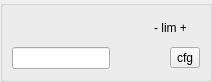
<ui version="4.0">
 <class>TaurusMotorH2</class>
 <widget class="QWidget" name="TaurusMotorH2">
  <property name="geometry">
   <rect>
    <x>0</x>
    <y>0</y>
    <width>212</width>
    <height>82</height>
   </rect>
  </property>
  <property name="windowTitle">
   <string>Form</string>
  </property>
  <layout class="QGridLayout">
   <property name="leftMargin">
    <number>0</number>
   </property>
   <property name="topMargin">
    <number>0</number>
   </property>
   <property name="rightMargin">
    <number>0</number>
   </property>
   <property name="bottomMargin">
    <number>0</number>
   </property>
   <property name="horizontalSpacing">
    <number>0</number>
   </property>
   <property name="verticalSpacing">
    <number>0</number>
   </property>
   <item row="0" column="0">
    <widget class="TaurusGroupBox" name="TaurusGroupBox">
     <property name="showText">
      <bool>false</bool>
     </property>
     <layout class="QGridLayout">
      <item row="0" column="0">
       <layout class="QVBoxLayout">
        <item>
         <layout class="QHBoxLayout">
          <item>
           <widget class="TaurusValueLabel" name="labelState">
            <property name="minimumSize">
             <size>
              <width>50</width>
              <height>22</height>
             </size>
            </property>
            <property name="frameShape">
             <enum>QFrame::NoFrame</enum>
            </property>
            <property name="frameShadow">
             <enum>QFrame::Plain</enum>
            </property>
            <property name="showQuality">
             <bool>false</bool>
            </property>
            <property name="useParentModel">
             <bool>true</bool>
            </property>
            <property name="model">
             <string>/State</string>
            </property>
           </widget>
          </item>
          <item>
           <widget class="TaurusStateLed" name="ledState">
            <property name="useParentModel">
             <bool>true</bool>
            </property>
            <property name="model">
             <string>/State</string>
            </property>
           </widget>
          </item>
          <item>
           <spacer>
            <property name="orientation">
             <enum>Qt::Horizontal</enum>
            </property>
            <property name="sizeHint">
             <size>
              <width>40</width>
              <height>20</height>
             </size>
            </property>
           </spacer>
          </item>
          <item>
           <widget class="TaurusBoolLed" name="limitN">
            <property name="useParentModel">
             <bool>true</bool>
            </property>
            <property name="model">
             <string>/Limit_switches</string>
            </property>
            <property name="boolIndex">
             <number>2</number>
            </property>
           </widget>
          </item>
          <item>
           <widget class="QLabel" name="limitLabel">
            <property name="text">
             <string>- lim +</string>
            </property>
            <property name="alignment">
             <set>Qt::AlignCenter</set>
            </property>
           </widget>
          </item>
          <item>
           <widget class="TaurusBoolLed" name="limitP">
            <property name="useParentModel">
             <bool>true</bool>
            </property>
            <property name="model">
             <string>/Limit_switches</string>
            </property>
            <property name="boolIndex">
             <number>1</number>
            </property>
           </widget>
          </item>
         </layout>
        </item>
        <item>
         <layout class="QHBoxLayout">
          <item>
           <widget class="TaurusValueLineEdit" name="positionWrite">
            <property name="useParentModel">
             <bool>true</bool>
            </property>
            <property name="model">
             <string>/Position</string>
            </property>
           </widget>
          </item>
          <item>
           <widget class="TaurusValueLabel" name="positionRead">
            <property name="sizePolicy">
             <sizepolicy vsizetype="Preferred" hsizetype="Expanding">
              <horstretch>0</horstretch>
              <verstretch>0</verstretch>
             </sizepolicy>
            </property>
            <property name="useParentModel">
             <bool>true</bool>
            </property>
            <property name="model">
             <string>/Position</string>
            </property>
           </widget>
          </item>
          <item>
           <widget class="TaurusLabel" name="positionUnits">
            <property name="minimumSize">
             <size>
              <width>35</width>
              <height>24</height>
             </size>
            </property>
            <property name="maximumSize">
             <size>
              <width>35</width>
              <height>24</height>
             </size>
            </property>
            <property name="useParentModel">
             <bool>true</bool>
            </property>
            <property name="prefixText">
             <string/>
            </property>
            <property name="model">
             <string>/Position?configuration=unit</string>
            </property>
           </widget>
          </item>
          <item>
           <widget class="QToolButton" name="config">
            <property name="text">
             <string>cfg</string>
            </property>
           </widget>
          </item>
         </layout>
        </item>
       </layout>
      </item>
     </layout>
    </widget>
   </item>
  </layout>
 </widget>
 <customwidgets>
  <customwidget>
   <class>TaurusGroupBox</class>
   <extends>QGroupBox</extends>
   <header>taurus.qt.qtgui.container</header>
   <container>1</container>
  </customwidget>
  <customwidget>
   <class>TaurusStateLed</class>
   <extends>QLabel</extends>
   <header>taurus.qt.qtgui.display</header>
  </customwidget>
  <customwidget>
   <class>TaurusBoolLed</class>
   <extends>QLabel</extends>
   <header>taurus.qt.qtgui.display</header>
  </customwidget>
  <customwidget>
   <class>TaurusValueLineEdit</class>
   <extends>QLineEdit</extends>
   <header>taurus.qt.qtgui.input</header>
  </customwidget>
  <customwidget>
   <class>TaurusLabel</class>
   <extends>QLabel</extends>
   <header>taurus.qt.qtgui.display</header>
  </customwidget>
  <customwidget>
   <class>TaurusValueLabel</class>
   <extends>QLabel</extends>
   <header>taurus.qt.qtgui.display</header>
  </customwidget>
 </customwidgets>
 <resources/>
 <connections/>
</ui>
